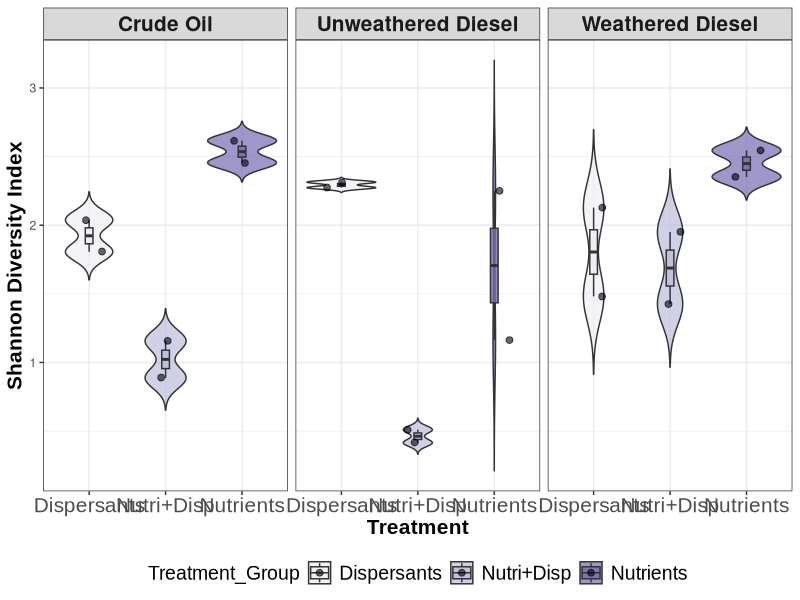
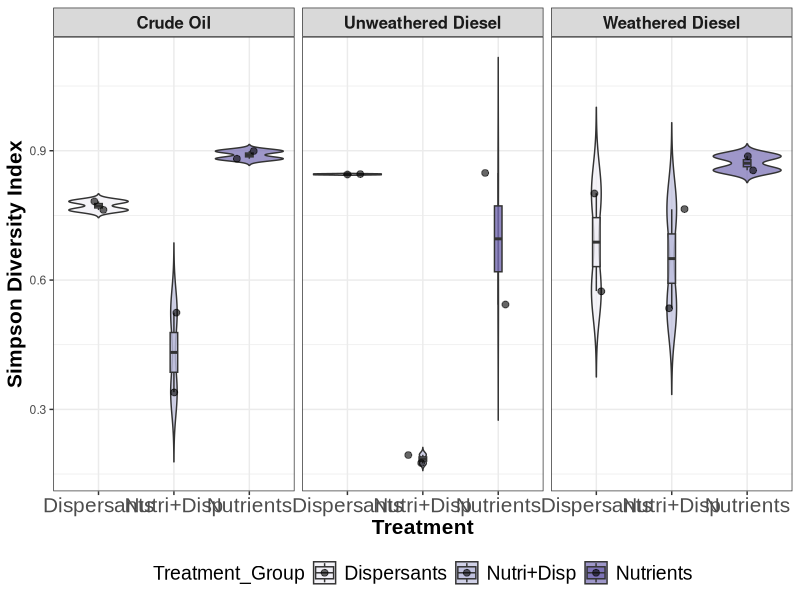
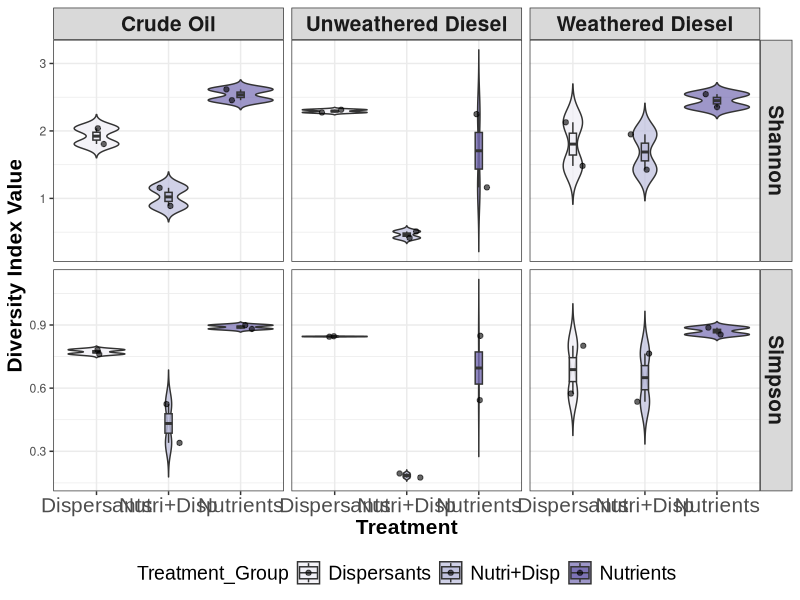
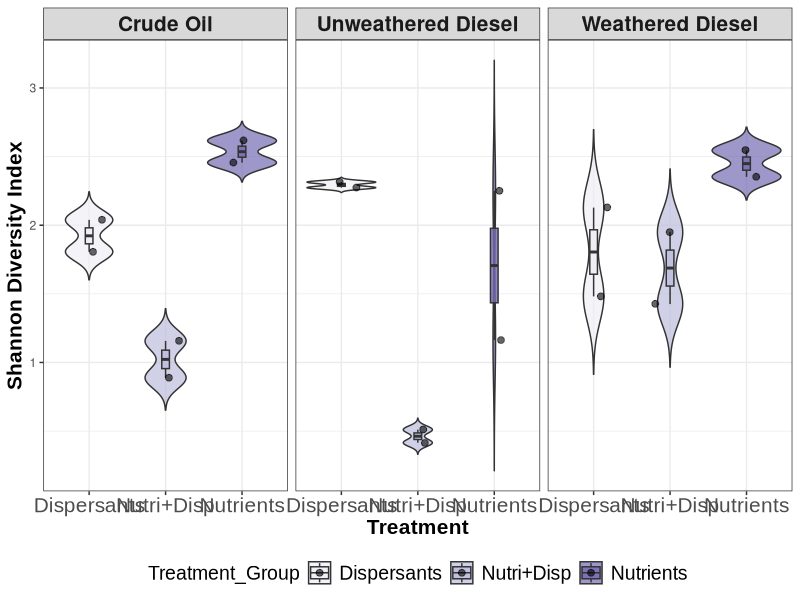
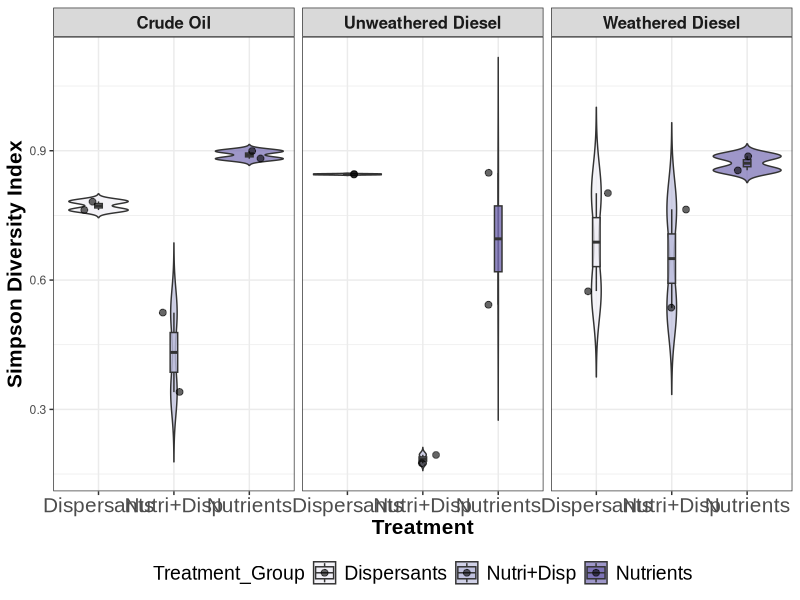
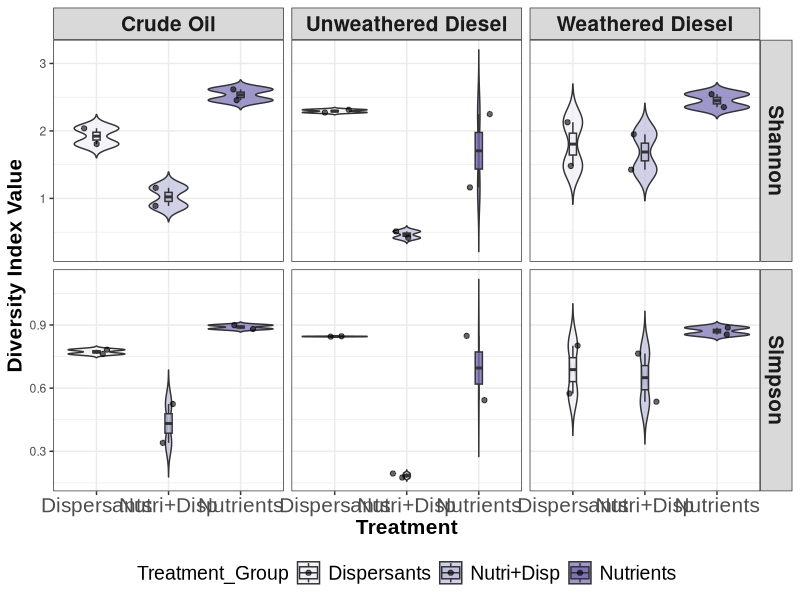

These charts were generated, in order, by the following R code: (Note: this script raises an error after producing the figures.)
library(vegan)
library(dplyr)
library(ggplot2)
library(tidyr)
library(tibble)

# Read the new_serf_df.csv data
serf_data <- read.csv("new_serf_df.csv", header = TRUE)

# Create a wide format matrix for diversity calculations
serf_wide <- serf_data %>%
  select(Sample_base, ASV, Abundance) %>%
  pivot_wider(names_from = ASV, values_from = Abundance, values_fill = 0) %>%
  column_to_rownames("Sample_base")

# Calculate Shannon and Simpson diversity indices
shannon_diversity <- diversity(serf_wide, index = "shannon")
simpson_diversity <- diversity(serf_wide, index = "simpson")
invsimpson_diversity <- diversity(serf_wide, index = "invsimpson")

# Create a dataframe with diversity indices and sample metadata
diversity_df <- data.frame(
  Sample_base = names(shannon_diversity),
  Shannon = shannon_diversity,
  Simpson = simpson_diversity,
  InvSimpson = invsimpson_diversity
) %>%
  # Extract treatment information from sample names
  mutate(
    # Split sample base to extract components
    OilType = case_when(
      grepl("^RAW_", Sample_base) ~ "Unweathered Diesel",
      grepl("^WTD1_", Sample_base) ~ "Weathered Diesel",
      grepl("^CRD_", Sample_base) ~ "Crude Oil",
      TRUE ~ "Unknown"
    ),
    # Extract nutrient/dispersant treatment
    NutDisp = case_when(
      grepl("_ND$", Sample_base) ~ "ND",
      grepl("_D$", Sample_base) ~ "D",
      grepl("_N$", Sample_base) ~ "N", 
      TRUE ~ "Unknown"
    ),
    # Extract concentration
    Conc_pct = case_when(
      grepl("_0.1_", Sample_base) ~ 0.1,
      grepl("_1_", Sample_base) ~ 1.0,
      grepl("_0_", Sample_base) ~ 0.0,
      TRUE ~ NA_real_
    ),
    # Create treatment group labels
    Treatment_Group = case_when(
      NutDisp == "ND" ~ "Nutri+Disp",
      NutDisp == "D" ~ "Dispersants", 
      NutDisp == "N" ~ "Nutrients",
      TRUE ~ as.character(NutDisp)
    ),
    # Create concentration labels
    Conc_Label = case_when(
      is.na(Conc_pct) ~ "Unknown",
      TRUE ~ paste0(Conc_pct, "%")
    )
  )

diversity_df_clean <- diversity_df %>%
  filter(OilType != "Unknown" & Treatment_Group != "Unknown")


# Print summary of diversity data

cat("Shannon diversity range:", round(min(diversity_df$Shannon), 3), "to", round(max(diversity_df$Shannon), 3), "\n")
cat("Simpson diversity range:", round(min(diversity_df$Simpson), 3), "to", round(max(diversity_df$Simpson), 3), "\n")

print(head(diversity_df))

# Create violin plots for Shannon diversity
p_shannon <- ggplot(diversity_df_clean, aes(x = Treatment_Group, y = Shannon, fill = Treatment_Group)) +
  geom_violin(alpha = 0.7, trim = FALSE) +
  geom_boxplot(width = 0.1, alpha = 0.8, outlier.shape = NA) +
  geom_jitter(width = 0.2, size = 2, alpha = 0.6) +
  facet_wrap(~ OilType, scales = "free_x") +
  scale_fill_brewer(palette="Purples")+
  labs(
    x = "Treatment", 
    y = "Shannon Diversity Index"
  ) +
  theme_bw() +
  theme(
    axis.title = element_text(family= "Arial", size = 15, face= "bold"),
    axis.text.x = element_text(family= "Arial", hjust = 0.5, size = 15),
    strip.text = element_text(size = 15, face = "bold"),
    legend.position = "bottom",
    legend.text = element_text(family= "Arial", size= 14),
    legend.title = element_text(family= "Arial", size=14)
    #plot.title = element_text(size = 14, face = "bold")
    #plot.subtitle = element_text(size = 11, style = "italic")
  )

print(p_shannon)

ggsave("p_shannon.png", plot = p_shannon, 
       width = 16, height = 8, dpi = 300)


# Create violin plots for Simpson diversity
p_simpson <- ggplot(diversity_df_clean, aes(x = Treatment_Group, y = Simpson, fill = Treatment_Group)) +
  geom_violin(alpha = 0.7, trim = FALSE) +
  geom_boxplot(width = 0.1, alpha = 0.8, outlier.shape = NA) +
  geom_jitter(width = 0.2, size = 2, alpha = 0.6) +
  facet_wrap(~ OilType, scales = "free_x") +
  scale_fill_brewer(palette="Purples")+
  labs(
    x = "Treatment", 
    y = "Simpson Diversity Index"
  ) +
  theme_bw() +
  theme(
    axis.title = element_text(family= "Arial", size = 15, face= "bold"),
    axis.text.x = element_text(family= "Arial", hjust = 0.5, size = 15),
    strip.text = element_text(size = 12, face = "bold"),
    legend.position = "bottom",
    legend.text = element_text(family= "Arial", size= 14),
    legend.title = element_text(family= "Arial", size=14)
    #plot.title = element_text(size = 14, face = "bold"),
    #plot.subtitle = element_text(size = 11, style = "italic")
  )

print(p_simpson)

ggsave("p_simpson.png", plot = p_simpson, 
       width = 16, height = 8, dpi = 300)


# Combined plot showing both diversity indices
diversity_long <- diversity_df_clean %>%
  select(Sample_base, OilType, Treatment_Group, Conc_Label, Shannon, Simpson) %>%
  pivot_longer(cols = c(Shannon, Simpson), names_to = "Diversity_Index", values_to = "Value")

p_combined <- ggplot(diversity_long, aes(x = Treatment_Group, y = Value, fill = Treatment_Group)) +
  geom_violin(alpha = 0.7, trim = FALSE) +
  geom_boxplot(width = 0.1, alpha = 0.8, outlier.shape = NA) +
  geom_jitter(width = 0.2, size = 1.5, alpha = 0.6) +
  facet_grid(Diversity_Index ~ OilType, scales = "free") +
  scale_fill_brewer(palette="Purples")+
  labs(
    x = "Treatment", 
    y = "Diversity Index Value"
  ) +
  theme_bw() +
  theme(
    axis.title = element_text(family= "Arial", size= 15, face= "bold"),
    axis.text.x = element_text(family= "Arial", hjust = 0.5, size = 15),
    strip.text = element_text(size = 15, face = "bold"),
    legend.position = "bottom",
    legend.text = element_text(family= "Arial", size= 14),
    legend.title = element_text(family= "Arial", size=14)
    #plot.title = element_text(size = 14, face = "bold")
  )

print(p_combined)

ggsave("p_combined.png", plot = p_combined, 
       width = 16, height = 8, dpi = 300)
...............................................................................................................

serf_wide_nmds <- serf_wide[rowSums(serf_wide) > 0, ]

cat("NMDS input data dimensions:", nrow(serf_wide_nmds), "samples x", ncol(serf_wide_nmds), "ASVs\n")

# Perform NMDS ordination using Bray-Curtis dissimilarity
set.seed(123)  # For reproducible results
nmds_result <- metaMDS(serf_wide_nmds, distance = "bray", k = 2, trymax = 100, autotransform = FALSE)

# Extract NMDS scores
nmds_scores <- as.data.frame(scores(nmds_result, display="sites"))
nmds_scores$Sample_base <- rownames(nmds_scores)

nrow(scores(nmds_result))   


# Add sample metadata to NMDS scores
nmds_data <- nmds_scores %>%
  mutate(
    # Extract treatment information from sample names
    OilType = case_when(
      grepl("^RAW_", Sample_base) ~ "RAW",
      grepl("^WTD1_", Sample_base) ~ "WTD1",
      grepl("^CRD_", Sample_base) ~ "CRD",
      grepl("^PRE_", Sample_base) ~ "PRE",
      grepl("^CTL_", Sample_base) ~ "CTL",
      TRUE ~ "Unknown"
    ),
    NutDisp = case_when(
      grepl("_ND$", Sample_base) ~ "ND",
      grepl("_D$", Sample_base) ~ "D",
      grepl("_N$", Sample_base) ~ "N",
      grepl("^PRE_", Sample_base) ~ "PRE",
      grepl("^CTL_.*_$", Sample_base) ~ "CTL", 
      TRUE ~ "Unknown"
    ),
    Conc_pct = case_when(
      grepl("_0.1_", Sample_base) ~ 0.1,
      grepl("_1_", Sample_base) ~ 1.0,
      grepl("^PRE_0_", Sample_base) ~ 0.0,
      grepl("^CTL_0.1_", Sample_base) ~ 0.1,
      TRUE ~ NA_real_
    ),
    Treatment_Group = case_when(
      NutDisp == "ND" ~ "Nutrients+Dispersants",
      NutDisp == "D" ~ "Dispersant Only", 
      NutDisp == "N" ~ "Nutrients Only",
      NutDisp == "PRE" ~ "Pre-treatment",
      NutDisp == "CTL" ~ "Control",
      TRUE ~ as.character(NutDisp)
    ),
    Conc_Label = case_when(
      is.na(Conc_pct) ~ "Unknown",
      TRUE ~ paste0(Conc_pct, "%")
    )
  ) %>%
  filter(OilType != "Unknown" & Treatment_Group != "Unknown") %>%
  mutate(
    OilType = factor(OilType, levels = c("RAW", "WTD1", "CRD", "PRE", "CTL")),
    Treatment_Group = factor(Treatment_Group)
  )

unique(nmds_data)

nmds_scores$Sample_base[!(nmds_scores$Sample_base %in% serf_data$Sample_base)]
head(nmds_scores)

# Stress interpretation
#stress_interpretation <- case_when(
  #nmds_result$stress < 0.05 ~ "Excellent representation",
  #nmds_result$stress < 0.1 ~ "Good representation", 
  #nmds_result$stress < 0.2 ~ "Fair representation",
  #nmds_result$stress < 0.3 ~ "Poor representation",
  #TRUE ~ "Very poor representation"
#)
#cat("Stress interpretation:", stress_interpretation, "\n")


# Create NMDS plot colored by Treatment Group
p_nmds_treatment <- ggplot(nmds_data, aes(x = NMDS1, y = NMDS2, color = Treatment_Group, shape = OilType)) +
  stat_ellipse(aes(color = Treatment_Group, group = Treatment_Group), geom = "polygon", alpha = 0, level= 0.95,type = "norm", linetype = 1) +
  
  geom_point(size = 4, alpha = 1) +
  scale_shape_manual(values = c(16, 17, 15, 18, 8), 
                     labels = c("Raw Diesel", "Weathered Diesel", "Crude Oil", "Pre-treatment", "Control"),
                     name = "Oil Type") +
  scale_color_brewer(palette = "Set2", name = "Treatment Group") +
  scale_fill_brewer(palette = "Set2", name = "Treatment Group") +
  labs(
    subtitle = paste0("Stress = ", round(nmds_result$stress, 3)),
    x = "NMDS1",
    y = "NMDS2"
  ) +
  theme_bw() +
  theme(
    axis.title = element_text(size=15),
    axis.text = element_text(size=15),
    plot.title = element_text(size = 14, face = "bold"),
    legend.position = "right",
    legend.box = "vertical",
    legend.text = element_text(size=10),
    legend.title = element_text(size=15)
  ) +
  guides(
    color = guide_legend(override.aes = list(size = 3)),
    shape = guide_legend(override.aes = list(size = 3))
  )
 print(p_nmds_treatment)
 
 ggsave("p_nmds_treatment.png", plot = p_nmds_treatment, 
        width = 10, height = 8, dpi = 300)

.............................................................................................................................
 #PERMANOVA test between oil types
 
 str(seqtab.serf.new)
 seqtab.serf.numeric <- seqtab.serf.new %>%
   select(where(is.numeric))
 #seqtab.numeric <- seqtab.numeric[match(meta.filtered$SampleID, rownames(seqtab.numeric)), ]
 #all(rownames(seqtab.numeric) == meta.filtered$SampleID)
 permanova_serf<- adonis2(seqtab.serf.numeric ~ OilType, data = meta.serf.new, method = "bray", permutations = 999)
 print(permanova_serf)
 
 
 #PERMANOVA test between treatmnet types 
 
 permanova_serf <- adonis2(seqtab.serf.numeric ~ NutDisp,
                      data = meta.serf.new,
                      method = "bray",
                      permutations = 999)
 
 print(permanova_serf)
 
 # ANOSIM test for oil types 
 ano_s <- anosim(seqtab.serf.numeric, grouping = meta.serf.new$OilType, distance = "bray")
 print(ano_s)
 
 
 #counting taxonmoic levels in the dataset
 
 length(unique(serf_data$ASV))
 length(unique(serf_data$Genus))
 length(unique(serf_data$Phylum))
 length(unique(serf_data$Family))
 length(unique(serf_data$Class))
 length(unique(serf_data$Order))
 
 #See if the CMO and SERF data are different or identical
 table(serf_data$Genus == working_data_avg$Genus)
 identical(serf_data, working_data_avg)
 
 #Counting  the taxonomic levels - option 2
 count_unique <- function(df) {
   sapply(df[, c("ASV","Genus","Phylum","Family","Class","Order")], function(x) length(unique(x)))
 }
 
 count_unique(serf_data)
 count_unique(working_data_avg)
 
 
 
 meta.serf.new$Treatment <- with(meta.serf.new, paste(Conc_pct, NutDisp, sep = "_"))
 adonis2(seqtab.serf.numeric ~ Treatment,
         data = meta.serf.new,
         method = "bray")
 
 table(meta.serf.new$Conc_pct, meta.serf.new$NutDisp)
 
 ado <- adonis2(seqtab.serf.numeric ~ Conc_pct + NutDisp,
                data = meta.serf.new,
                method = "bray")
ado 

